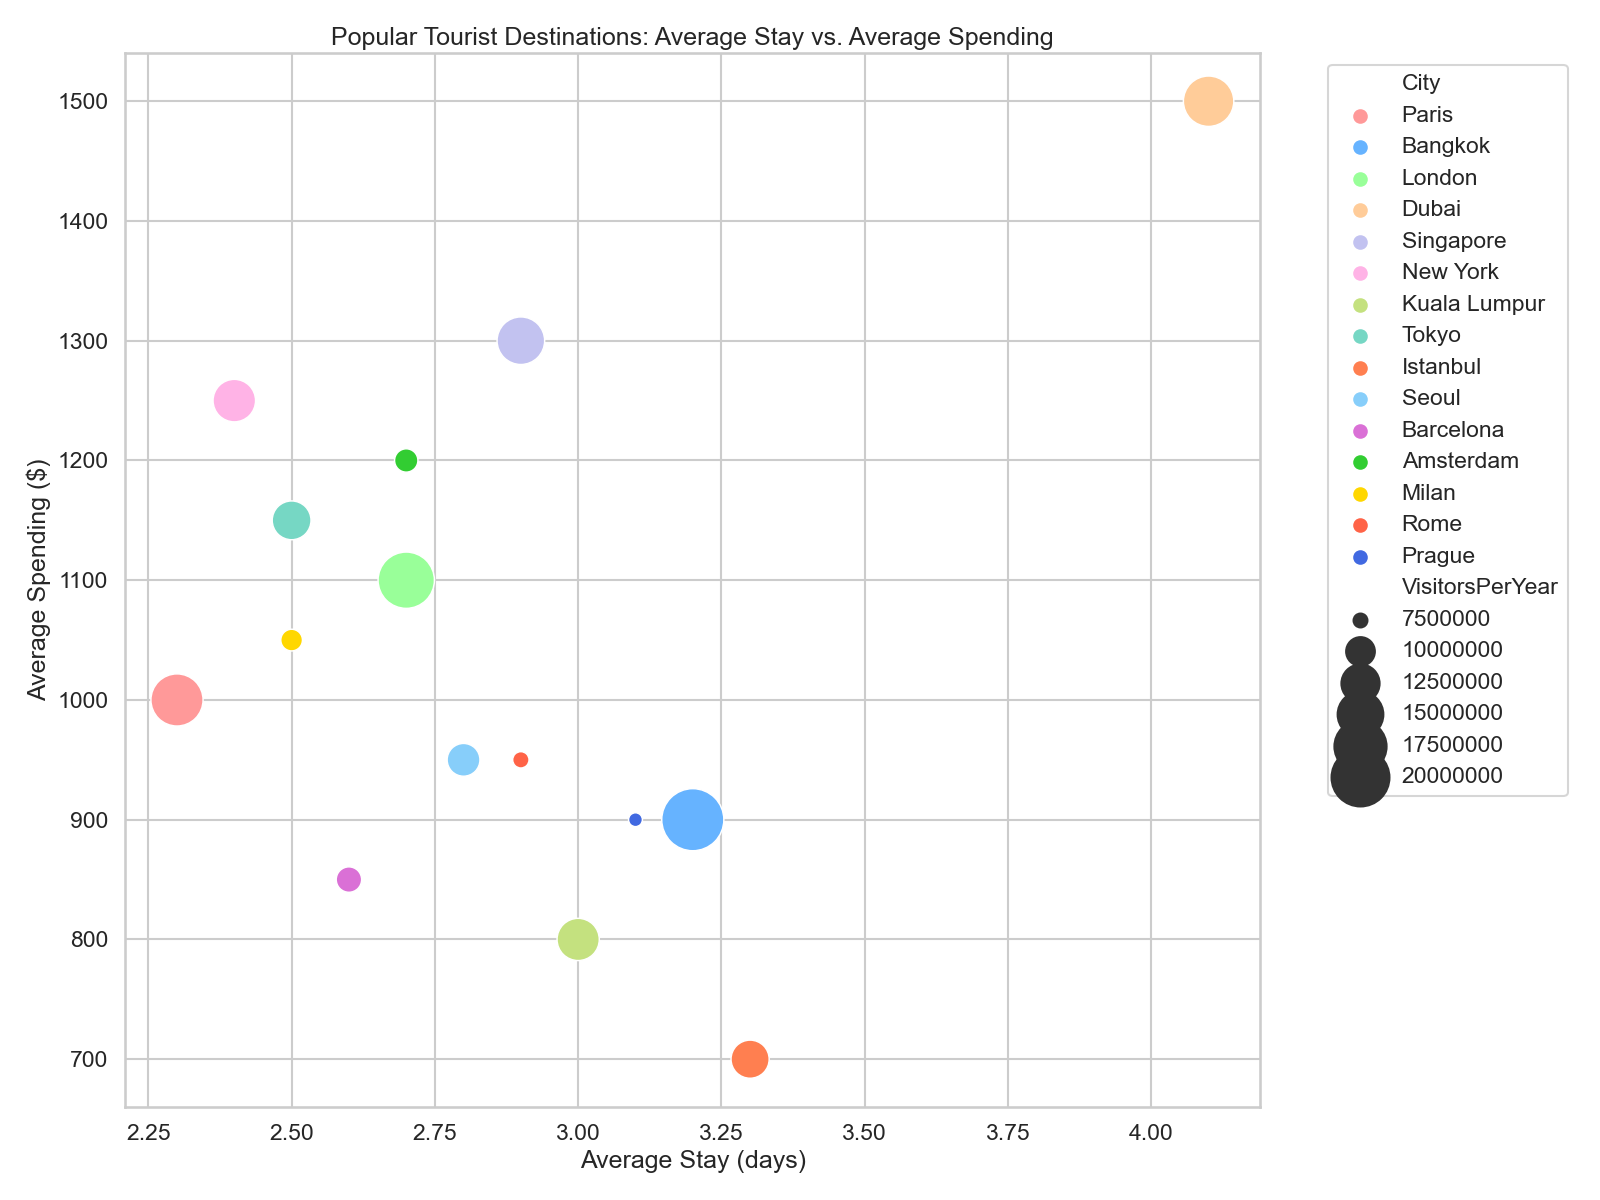

Write the Python code that produced this figure.

import pandas as pd
import seaborn as sns
import matplotlib.pyplot as plt

# Define the dataset
data = {
    "City": ["Paris", "Bangkok", "London", "Dubai", "Singapore",
             "New York", "Kuala Lumpur", "Tokyo", "Istanbul", "Seoul",
             "Barcelona", "Amsterdam", "Milan", "Rome", "Prague"],
    "VisitorsPerYear": [17500000, 22000000, 19300000, 16800000, 15700000,
                        13900000, 13800000, 12700000, 12500000, 11000000,
                        9300000, 8900000, 8600000, 7800000, 7500000],
    "AverageStay": [2.3, 3.2, 2.7, 4.1, 2.9,
                    2.4, 3.0, 2.5, 3.3, 2.8,
                    2.6, 2.7, 2.5, 2.9, 3.1],
    "AverageSpending": [1000, 900, 1100, 1500, 1300,
                        1250, 800, 1150, 700, 950,
                        850, 1200, 1050, 950, 900]
}

df = pd.DataFrame(data)

# Define the seaborn style
sns.set_context("talk")
sns.set_style("whitegrid")

# Plotting
plt.figure(figsize=(16, 12))
bubble_chart = sns.scatterplot(
    data=df, 
    x="AverageStay", 
    y="AverageSpending", 
    hue="City", 
    size="VisitorsPerYear",
    sizes=(100, 2000),
    palette=["#ff9999", "#66b3ff", "#99ff99", "#ffcc99", "#c2c2f0",
             "#ffb3e6", "#c4e17f", "#76d7c4", "#ff7f50", "#87cefa",
             "#da70d6", "#32cd32", "#ffd700", "#ff6347", "#4169e1"]
).set_title('Popular Tourist Destinations: Average Stay vs. Average Spending')

# Modify axes labels
plt.xlabel("Average Stay (days)")
plt.ylabel("Average Spending ($)")
plt.legend(bbox_to_anchor=(1.05, 1), loc=2)
plt.tight_layout()
plt.show()
